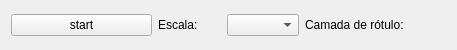
<?xml version="1.0" encoding="UTF-8"?>
<ui version="4.0">
 <class>Form</class>
 <widget class="QWidget" name="Form">
  <property name="geometry">
   <rect>
    <x>0</x>
    <y>0</y>
    <width>457</width>
    <height>50</height>
   </rect>
  </property>
  <property name="windowTitle">
   <string>Form</string>
  </property>
  <layout class="QGridLayout" name="gridLayout">
   <item row="0" column="0">
    <widget class="QPushButton" name="addFeatureBtn">
     <property name="text">
      <string>start</string>
     </property>
    </widget>
   </item>
   <item row="0" column="1">
    <layout class="QHBoxLayout" name="horizontalLayout">
     <item>
      <widget class="QLabel" name="label">
       <property name="text">
        <string>Escala: </string>
       </property>
      </widget>
     </item>
     <item>
      <widget class="QComboBox" name="scaleMapCb"/>
     </item>
    </layout>
   </item>
   <item row="0" column="2">
    <layout class="QHBoxLayout" name="layerLayout">
     <item>
      <widget class="QLabel" name="label_2">
       <property name="text">
        <string>Camada de rótulo: </string>
       </property>
      </widget>
     </item>
    </layout>
   </item>
  </layout>
 </widget>
 <resources/>
 <connections/>
</ui>
